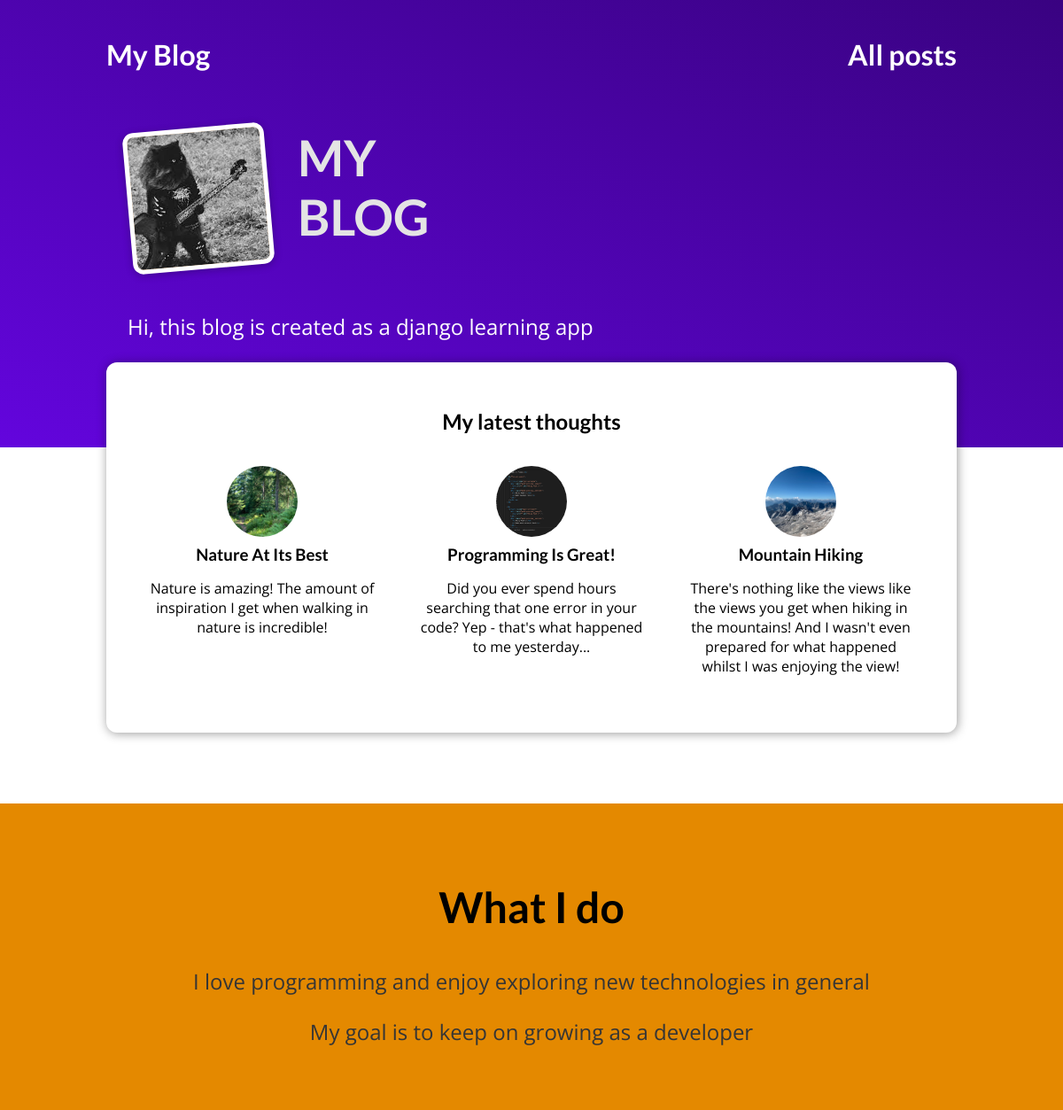
The page / on the database its author committed.
### blog/models.py (models this page shows)
class Post(models.Model):
    author = models.ForeignKey(
        Author, on_delete=models.SET_NULL, null=True, related_name="posts"
    )
    title = models.CharField(max_length=150)
    excerpt = models.CharField(max_length=200)
    image = models.ImageField(upload_to="posts", null=True)
    date = models.DateTimeField(auto_now=True)
    tags = models.ManyToManyField(Tag)
    slug = models.SlugField(unique=True)
    content = models.TextField(validators=[MinLengthValidator(10)])

### blog/views.py (the view)
# urls.py: path("", views.StartingPageView.as_view(), name="starting-page"),
class StartingPageView(ListView):
    template_name = "blog/index.html"
    model = Post
    ordering = ["-date"]
    context_object_name = "posts"
    def get_queryset(self):  # noqa
        return super().get_queryset()[:3]

### blog/templates/blog/index.html (shortened to what this page needs)
{% extends "base.html" %}
{% load static %}
{% block css_files %}
    <link rel="stylesheet" href="{% static 'blog/post.css' %}" />
    <link rel="stylesheet" href="{% static 'blog/index.css' %}" />
{% endblock %}
{% block content %}
    <section id="welcome">
        <header>
            <img src="{% static 'blog/images/metalcat.jpeg' %}"
                 alt="some text if img doesn't render" />
            <h2>MY BLOG</h2>
        </header>
        <p>Hi, this blog is created as a django learning app</p>
    </section>
    <section id="latest-posts">
        <h2>My latest thoughts</h2>
        <ul>
            {% for post in posts %}
                {% include "blog/includes/post.html" %}
            {% endfor %}
        </ul>
    </section>
    <section id="about">
        <h2>What I do</h2>
        <p>I love programming and enjoy exploring new technologies in general</p>
        <p>My goal is to keep on growing as a developer</p>
    </section>
{% endblock %}

### blog/templates/blog/includes/post.html
<li>
  <article class="post">
    <a href="{% url 'post-detail-page' post.slug %}">
      <img src="{{ post.image.url }}" alt="{{ post.title }}" />
      <div class="post__content">
        <h3>
          {{ post.title }}
        </h3>
        <p>
          {{ post.excerpt }}
        </p>
      </div>
    </a>
  </article>
</li>

### static/app.css (style rules this page uses)
* { box-sizing: border-box; }
html { font-family: "Open Sans", "Lato", sans-serif; }
body { margin: 0; }
h1, h2, h3 { font-family: "Lato", sans-serif; font-weight: bold; }

### blog/static/blog/post.css (style rules this page uses)
.post { display: flex; flex-direction: column; align-items: center; text-align: center; }
.post a { text-decoration: none; color: black; transition: all 0.2s ease; padding: 1rem; }
.post img { width: 5rem; height: 5rem; object-fit: cover; border-radius: 50%; }
.post h3 { margin: 0.25rem 0; }

### blog/static/blog/index.css (style rules this page uses)
#welcome { background: linear-gradient(to right top, #6305dd, #390281); padding: 6rem 12%; }
#welcome header { display: flex; align-items: flex-start; margin: 3rem auto; }
#welcome img { width: 10rem; height: 10rem; object-fit: cover; object-position: top; border: 5px solid white; border-radius: 12px; background-color: #ffe1bf; transform: rotateZ(-5deg); box-shadow: 0 2px 8px rgba(0, 0, 0, 0.25); }
#welcome h2 { font-size: 3.5rem; margin: 0 0 0 2rem; color: #e4e4e4; width: 10rem; }
#welcome p { color: white; font-size: 1.5rem; }
#latest-posts { background-color: white; padding: 2rem; border-radius: 12px; width: 60rem; margin: -6rem auto 2rem auto; box-shadow: 1px 1px 12px rgba(0, 0, 0, 0.4); }
#latest-posts h2 { text-align: center; }
#latest-posts ul { list-style: none; margin: 0; padding: 0; display: flex; gap: 1rem; }
#latest-posts li { flex: 1; }
#about { text-align: center; padding: 3rem; background-color: #e48900; margin-top: 5rem; }
#about h2 { font-size: 3rem; }
#about p { font-size: 1.5rem; color: #353535; }

### rows shown on the page
Post: image (picture), title "Nature At Its Best", excerpt "Nature is amazing! The amount of inspiration I get when walking in nature is incredible!"
Post: image (picture), title "Programming Is Great!", excerpt "Did you ever spend hours searching that one error in your code? Yep - that's what happened to me yesterday..."
Post: image (picture), title "Mountain Hiking", excerpt "There's nothing like the views like the views you get when hiking in the mountains! And I wasn't even prepared for what happened whilst I was enjoying the view!"
